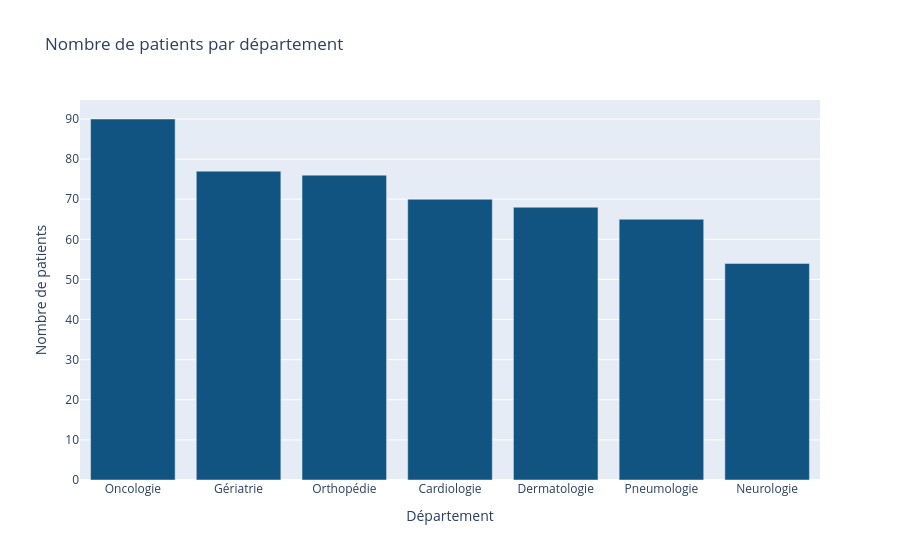

This figure's notebook cell:
### Markdown cell above
4.	**Identifier les départements recevant le plus de patients.**

### Code cell
data_dept = df["Departement"].value_counts().reset_index(name="Nombre")

barres(
    data_dept, x="Departement", y="Nombre",
    titre="Nombre de patients par département",
    labels={"Nombre": "Nombre de patients", "Departement": "Département"},
    couleur="#125481",
    titre_x="Département", titre_y="Nombre de patients",
).show()

### Figure 1 — Plotly figure (JSON) as saved in the notebook; plotly's stock layout.template omitted (floating-point values rounded to 4 significant figures)
{"data": [{"hovertemplate": "Département=%{x}<br>Nombre de patients=%{y}<extra></extra>", "legendgroup": "", "marker": {"color": "#125481", "pattern": {"shape": ""}}, "name": "", "orientation": "v", "showlegend": false, "textposition": "auto", "type": "bar", "x": ["Oncologie", "Gériatrie", "Orthopédie", "Cardiologie", "Dermatologie", "Pneumologie", "Neurologie"], "xaxis": "x", "y": [90, 77, 76, 70, 68, 65, 54], "yaxis": "y"}], "layout": {"barmode": "relative", "legend": {"tracegroupgap": 0}, "showlegend": false, "title": {"text": "Nombre de patients par département"}, "xaxis": {"anchor": "y", "domain": [0, 1], "title": {"text": "Département"}}, "yaxis": {"anchor": "x", "domain": [0, 1], "title": {"text": "Nombre de patients"}}}}
